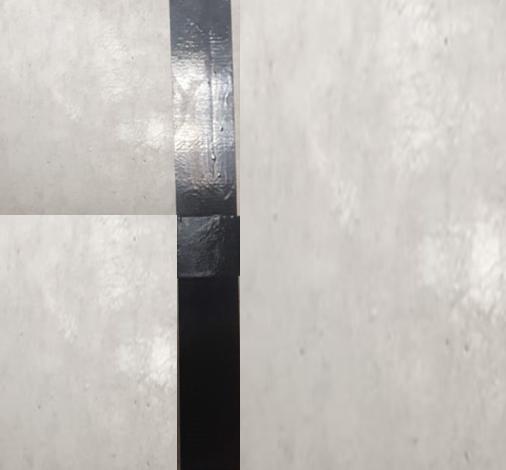
#> input picture Generated_Images/test.png, 506 x 470 px
$ python -i intersection_detection.py   (imports and definitions only)
#> lines starting #> are read from the running program, lines starting #| are printed output that depends on the picture; after the words box and inside, x2 and y2 are one past the last pixel; in counts of white or black regions, pixels touching at a corner belong together
#> further down, picture is the input picture: shape (470, 506, 3); mean B, G, R 186.5, 190.6, 194.3
import cv2
import numpy as np
import matplotlib.pyplot as plt

def process_image(img):
    # Read the image
    # img = cv2.imread(image_path, cv2.IMREAD_COLOR)
    if img is None:
        print(f"Image at {image_path} could not be loaded.")
        return False

    # Convert to grayscale
    gray = cv2.cvtColor(img, cv2.COLOR_BGR2GRAY)

    # Threshold the image to find black regions
    _, binary = cv2.threshold(gray, 50, 255, cv2.THRESH_BINARY_INV)
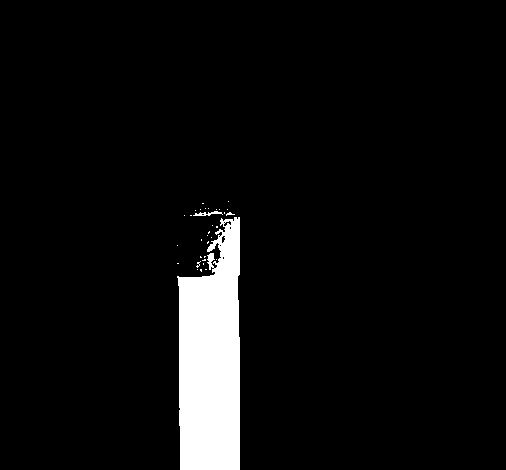
#> binary: shape (470, 506); 5.6% white; 33 white regions (31 under 20 px)

    # Detect contours
    contours, _ = cv2.findContours(binary, cv2.RETR_TREE, cv2.CHAIN_APPROX_SIMPLE)
#> contours = 41 contours, 37 with area under 20; largest, box (x1, y1, x2, y2) and area: (177, 217, 240, 470) 12710, (193, 211, 223, 216) 42, (223, 220, 232, 227) 25, (221, 235, 226, 244) 22

    # Create an output image to visualize
    output_img = img.copy()
    cv2.drawContours(output_img, contours, -1, (0, 255, 0), 2)
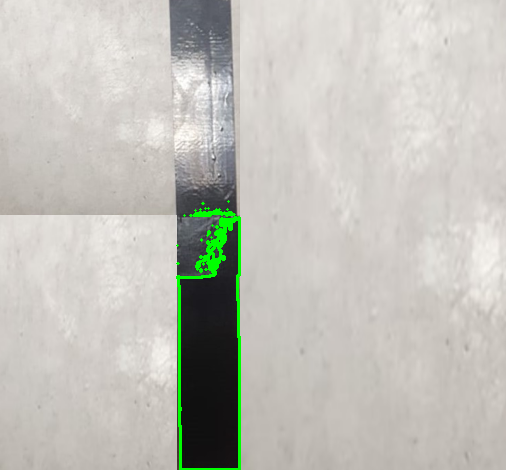
#> output_img: shape (470, 506, 3); 1.17% of pixels changed, all inside (x1, y1, x2, y2) = (176, 200, 241, 470)

    # Analyze contours for intersections
    intersection_detected = False
    for contour in contours:
        approx = cv2.approxPolyDP(contour, 0.01 * cv2.arcLength(contour, True), True)
        if len(approx) > 4:  # Intersection typically has multiple connecting lines
            intersection_detected = True
            cv2.drawContours(output_img, [contour], -1, (255, 0, 0), 2)
#> this loop made 41 passes
#> approx on passes 1, 2, 3, 4, 5, 7, 10, 11, 12, 13, 14, 15: [[205, 269], [206, 269]], [[200, 269], [200, 270], [201, 271], [201, 269]], [[197, 269]], [[203, 263], [203, 264]], [[177, 263], [178, 263]], [[216, 259]], [[200, 256], [200, 257], [201, 257]], [[177, 245]], [[208, 241], [207, 242], [207, 243], [208, 242]], [[201, 239], [201, 240]], [[211, 237]], [[207, 235]]
#> (contour, approx) on pass 9: ([[204, 256], [204, 257], [205, 256]], [[205, 256], [204, 256], [204, 257]])
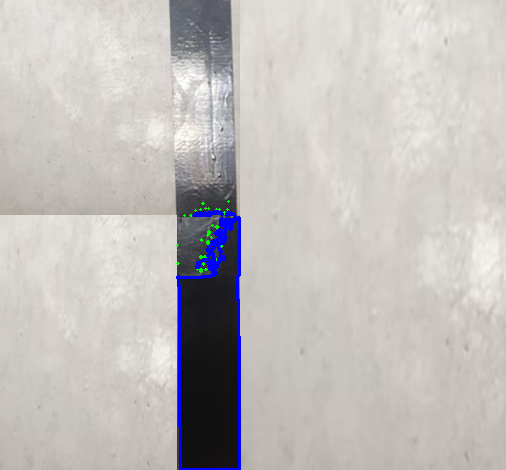
#> output_img: shape (470, 506, 3); 1.08% of pixels changed, all inside (x1, y1, x2, y2) = (176, 210, 241, 470)

    # [15 lines of commented-out code are left out]

    return intersection_detected

# Test with the provided images
image_paths = [
    "Generated_Images/test.png",
    "Generated_Images/corner.jpeg",
    "Generated_Images/straight_line.jpeg",
    "Generated_Images/intersection.jpeg",
    "Generated_Images/tjunct.jpeg",
]

# [4 lines not run here, left out]

>>> import cv2
>>> picture = cv2.imread('../Generated_Images/test.png')
>>> result = process_image(picture)
#> result = True
